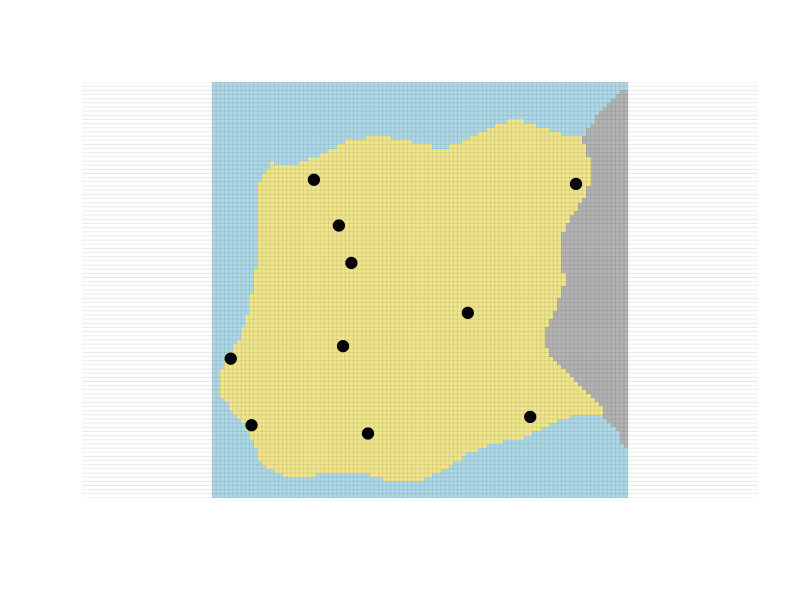

This figure's R source:
library(dplyr)
library(data.table)

TIPO = "MSA" # Tipo de muestra: simple al azar
N = 1000  # tamaño poblacional
n = 10    # tamaño muestral




#Valores por defecto en caso de error
N_POR_DEFECTO = 1000

#Valores por defecto
MEDIANA_INGRESOS = 2800000
MEDIA_INGRESOS = MEDIANA_INGRESOS/ log(2) # calcula la media en base a la mediana de una distribución exponencial. Usa la EPH como fuente
ERROR_INGRESOS = 0.05    # ruido. Error promedio, porcentual, a aplicarse sobre los ingresos

#Funciones

generar_poblacion = function(N){
  # Genera una matriz con un id hogar y una variable escondida.
  # Inputs:
  # N -- tamaño poblacional
  # Outputs:
  # Matrix Nx3 con las variables id_hogar y var_hidden_1 
  # Manejo de errores:
  # N decimal: trunca (floor())
  # N negativo, cero o NA: utiliza N_POR_DEFECTO
  
  #Validacion
  if(is.na(N) | N < 1  ){
    print("N invalido, pasando a valores por defecto: N = 1000")
    N = N_POR_DEFECTO
  } else if(N > floor(N)){
    print("N debe ser un número entero, se redondea a", floor(N))
    N = floor(N)
  }
  

  output = data.table(
    id_hogar = seq_len(N),
    var_hidden_1 = runif(N)
  )
  return(output)

}

crea_variables = function(matriz){
  # Genera variables manifestas a través de las variables escondidas
  # input una matriz donde al menos una columna tenga el nombre "var_hidden_1"
  # output misma matriz, pero con una columna adicional llamada "ingresos"
  # generación de la variable 'ingresos': se utiliza la distribución exponencial, partiendo de los ingresos medianos por defecto
  # Manejo de errores:
  # si no encuentra 'var_hidden_1' devuelve una columna con la mediana.

  N = nrow(matriz)
  ruido = rnorm( n = N, mean = 1  ,  sd = ERROR_INGRESOS) #error porcentual a la variable ingresos

  if ("var_hidden_1" %in% colnames(matriz)) {
    matriz[, Ingresos :=
      qexp(var_hidden_1, rate = 1/MEDIA_INGRESOS) * ruido
    ]
  } else {
    warning("var_hidden_1 no encontrada, se reemplaza por la media")
    matriz[, Ingresos :=
      MEDIA_INGRESOS * ruido
    ]

  }

  return(matriz)
}


asignar_probabilidad_de_seleccion = function(matriz, n=n, tipo = "MSA"){
  # Añade una columna a matriz que contiene la probabilidad de seleccion n/N
  # inputs:
  # matriz -- matriz que contiene la población
  # n -- tamaño de la muestra
  # tipo -- tipo de muestra, por defecto MSA
  # output:
  # matriz con la población más una columna adicional con la probabilidad de seleccion 'prob_seleccion'
  # Manejo de errores:
  # n menor a uno o mayor a N -- convierte en N
  # n decimal -- trunca (floor())
  # tipo no considerado en la formula -- convierte a MSA
  N = nrow(matriz)
  
  if(n<1){
    print( "n debe ser al menos 1, se convierte a censo n=N")
    n = N
  }
  if(n>N){
    print( "n debe ser a lo sumo igual a N, se convierte a censo n=N")
    n = N
  }
  if(n>floor(n)){
    print("n debe ser un número entero, se trunca")
    n = floor(n)
  }
  if( !(tipo %in% c("MSA") ) ){
    print("tipo de muestreo desconocido, se utilizará muestreo simple al azar")
    tipo = 'MSA'
  }  
  
  matriz[, Prob_seleccion :=
      rep( n/N, times=N)
    ]
  

  return(matriz)



}

seleccionar_muestra = function(matriz, n=n , tipo = "MSA"){
  #Selecciona una muestra simple al azar. La guarda como una columna 'seleccionada' con valor 1 si fue seleccionada y 0 si no.
  # inputs:
  # matriz -- matriz con la poblacion
  # n -- tamaño de la muestra
  # tipo -- tipo de muestreo a utilizar, por defecto MSA
  # Manejo de errores:
  # n mayor a N, n menor a 1 -- se reemplaza por N
  # n decimal -- trunca (floor())
  # tipo no considerado en la formula -- convierte a MSA 
  N = nrow(matriz)
  
  if(n<1){
    print( "n debe ser al menos 1, se convierte a censo n=N")
    n = N
  }
  if(n>N){
    print( "n debe ser a lo sumo igual a N, se convierte a censo n=N")
    n = N
  }
  if(n>floor(n)){
    print("n debe ser un número entero, se trunca")
    n = floor(n)
  }
  if( !(tipo %in% c("MSA") ) ){
    print("tipo de muestreo desconocido, se utilizará muestreo simple al azar")
    tipo = 'MSA'
  } 

  seleccion = sample.int(N, n)


  return(matriz[seleccion,])
}

estimar_total = function(matriz, tipo = "MSA"){
  # Estima el total de ingresos, usando las columnas seleccion y prob_seleccion, es decir el estimador de horvit thompson
  # total = ingresos * seleccion * 1 / prob_seleccion
  # inptus:
  # matriz -- poblacion con las columnas ingreso, prob_seleccion y seleccion
  # tipo -- tipo de muestreo, por defecto MSA
  # outputs
  # estimacion del total
  # Manejo de errores:
  # seleccion debe ser 0 o 1 -- utiliza un censo



  total =sum( matriz$Ingresos  / matriz$Prob_seleccion  )
  return(total)
}




############
# Suaviza una matriz promediando cada celda con sus 8 vecinas (bordes replicados)
# Suaviza un vector (promedio móvil circular, varias pasadas)

suaviza_1d = function(v, k = 15, pasadas = 3){
  for (i in seq_len(pasadas)) v = as.numeric(stats::filter(v, rep(1/k, k), circular = TRUE))
  v
}

# Perfil de un límite: profundidad (en celdas) del "afuera" a lo largo del lado
# sinuosidad: fracción del largo del límite que es sinuoso (0, 0.5 o 1)
perfil_limite = function(n, amp, sinuosidad){
  ondas = suaviza_1d(rnorm(n))
  ondas = ondas / max(abs(ondas))                    # en [-1, 1]

  if (sinuosidad >= 1) {
    mascara = rep(1, n)
  } else if (sinuosidad <= 0) {
    mascara = rep(0, n)
  } else {
    azar = suaviza_1d(rnorm(n), k = 25, pasadas = 2) # tramos largos
    mascara = as.numeric(azar >= quantile(azar, 1 - sinuosidad))
    mascara = suaviza_1d(mascara, k = 9, pasadas = 1) # transición sin saltos
  }
  round(amp + amp * mascara * ondas)                 # 0 .. 2*amp
}

genera_mapa = function(n = 100, n_ciudades = 10, semilla = NULL, amp = 10,
                       tipos      = NULL,
                       sinuosidad = NULL){
  if (!is.null(semilla)) set.seed(semilla)
  
  if(is.null(tipos)){
    sample = sample(c("terreste", "maritimo"), size = 4 , replace =TRUE)
    tipos      = c(N =sample[1], E = sample[2], S = sample[3], O = sample[4])
  }
  if(is.null(sinuosidad)){
    sample = sample(c(0, 0.1, 0.5, 1, 1, 1), size = 4 , replace =TRUE)
    sinuosidad      = c(N =sample[1], E = sample[2], S = sample[3], O = sample[4])
  }

  # Los marítimos son siempre 100% sinuosos
  sinuosidad[tipos == "maritimo"] = 1

  # Un perfil por lado
  d = lapply(names(tipos), function(l) perfil_limite(n, amp, sinuosidad[[l]]))
  names(d) = names(tipos)

  # Coordenadas: x = columna (oeste->este), y = fila (sur->norte)
  X = matrix(rep(1:n, times = n), n, n)
  Y = matrix(rep(1:n, each  = n), n, n)

  # Margen respecto a cada límite (>0 = adentro del país)
  margenes = list(
    N = (n + 1 - Y) - matrix(d$N[X], n, n),
    E = (n + 1 - X) - matrix(d$E[Y], n, n),
    S = Y           - matrix(d$S[X], n, n),
    O = X           - matrix(d$O[Y], n, n)
  )
  arr = simplify2array(margenes)                     # n x n x 4
  min_margen = apply(arr, c(1, 2), min)
  lado_critico = apply(arr, c(1, 2), which.min)      # 1=N 2=E 3=S 4=O

  # Códigos: 0 = país, 1 = mar, 2 = otro país
  tipo_lado = ifelse(tipos[c("N", "E", "S", "O")] == "maritimo", 1, 2)
  codigo = ifelse(min_margen > 0, 0, tipo_lado[lado_critico])
  codigo = matrix(codigo, n, n)

  # Ciudades: una por celda, solo dentro del país
  celdas = which(codigo == 0, arr.ind = TRUE)
  elegidas = celdas[sample(nrow(celdas), n_ciudades), , drop = FALSE]

  list(codigo = codigo, ciudades = elegidas, n = n)
}

dibuja_mapa = function(mapa){
  n = mapa$n
  image(1:n, 1:n, mapa$codigo,
        col = c("khaki", "lightblue", "grey70"), zlim = c(0, 2),
        asp = 1, axes = FALSE, xlab = "", ylab = "")
  abline(h = (0:n) + 0.5, v = (0:n) + 0.5, col = rgb(0, 0, 0, 0.08))
  points(mapa$ciudades[, 1], mapa$ciudades[, 2], pch = 19, col = "black", cex = 1.5)
}

mapa = genera_mapa( )
dibuja_mapa(mapa)
